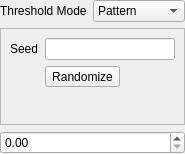
<?xml version="1.0" encoding="UTF-8"?>
<ui version="4.0">
 <class>KisDitherWidget</class>
 <widget class="QWidget" name="KisDitherWidget">
  <property name="geometry">
   <rect>
    <x>0</x>
    <y>0</y>
    <width>185</width>
    <height>154</height>
   </rect>
  </property>
  <property name="windowTitle">
   <string>KisDitherWidget</string>
  </property>
  <layout class="QFormLayout" name="formLayout">
   <property name="leftMargin">
    <number>0</number>
   </property>
   <property name="topMargin">
    <number>0</number>
   </property>
   <property name="rightMargin">
    <number>0</number>
   </property>
   <property name="bottomMargin">
    <number>0</number>
   </property>
   <item row="1" column="0">
    <widget class="QLabel" name="thresholdModeLabel">
     <property name="sizePolicy">
      <sizepolicy hsizetype="Fixed" vsizetype="Preferred">
       <horstretch>0</horstretch>
       <verstretch>0</verstretch>
      </sizepolicy>
     </property>
     <property name="text">
      <string>Threshold Mode</string>
     </property>
     <property name="buddy">
      <cstring>thresholdModeComboBox</cstring>
     </property>
    </widget>
   </item>
   <item row="1" column="1">
    <widget class="QComboBox" name="thresholdModeComboBox">
     <item>
      <property name="text">
       <string>Pattern</string>
      </property>
     </item>
     <item>
      <property name="text">
       <string>Noise</string>
      </property>
     </item>
    </widget>
   </item>
   <item row="3" column="0" colspan="2">
    <widget class="KisDoubleSliderSpinBox" name="spreadSpinBox"/>
   </item>
   <item row="2" column="0" colspan="2">
    <widget class="QStackedWidget" name="thresholdModeStackedWidget">
     <property name="sizePolicy">
      <sizepolicy hsizetype="Preferred" vsizetype="Preferred">
       <horstretch>0</horstretch>
       <verstretch>0</verstretch>
      </sizepolicy>
     </property>
     <property name="frameShape">
      <enum>QFrame::StyledPanel</enum>
     </property>
     <property name="currentIndex">
      <number>1</number>
     </property>
     <property name="prefix" stdset="0">
      <string>Amount:  </string>
     </property>
     <widget class="QWidget" name="patternWidget">
      <layout class="QFormLayout" name="formLayout_2">
       <item row="0" column="0">
        <widget class="QLabel" name="patternLabel">
         <property name="sizePolicy">
          <sizepolicy hsizetype="Fixed" vsizetype="Preferred">
           <horstretch>0</horstretch>
           <verstretch>0</verstretch>
          </sizepolicy>
         </property>
         <property name="text">
          <string>Pattern</string>
         </property>
         <property name="buddy">
          <cstring>patternIconWidget</cstring>
         </property>
        </widget>
       </item>
       <item row="0" column="1">
        <widget class="KisIconWidget" name="patternIconWidget">
         <property name="text">
          <string>...</string>
         </property>
        </widget>
       </item>
       <item row="1" column="0">
        <widget class="QLabel" name="patternValueModeLabel">
         <property name="text">
          <string>Value Mode</string>
         </property>
         <property name="buddy">
          <cstring>patternValueModeComboBox</cstring>
         </property>
        </widget>
       </item>
       <item row="1" column="1">
        <widget class="QComboBox" name="patternValueModeComboBox">
         <item>
          <property name="text">
           <string>Auto</string>
          </property>
         </item>
         <item>
          <property name="text">
           <string comment="Name of Dither pattern value mode - Lightness">Lightness</string>
          </property>
         </item>
         <item>
          <property name="text">
           <string comment="Name of Dither pattern value mode - Alpha">Alpha</string>
          </property>
         </item>
        </widget>
       </item>
      </layout>
     </widget>
     <widget class="QWidget" name="noiseWidget">
      <layout class="QFormLayout" name="formLayout_5">
       <item row="0" column="0">
        <widget class="QLabel" name="noiseSeedLabel">
         <property name="text">
          <string>Seed</string>
         </property>
         <property name="buddy">
          <cstring>noiseSeedLineEdit</cstring>
         </property>
        </widget>
       </item>
       <item row="0" column="1">
        <widget class="QLineEdit" name="noiseSeedLineEdit"/>
       </item>
       <item row="1" column="1">
        <widget class="QToolButton" name="noiseSeedRandomizeButton">
         <property name="text">
          <string>Randomize</string>
         </property>
         <property name="toolButtonStyle">
          <enum>Qt::ToolButtonTextOnly</enum>
         </property>
        </widget>
       </item>
      </layout>
     </widget>
    </widget>
   </item>
  </layout>
 </widget>
 <customwidgets>
  <customwidget>
   <class>KisIconWidget</class>
   <extends>QToolButton</extends>
   <header location="global">kis_iconwidget.h</header>
  </customwidget>
  <customwidget>
   <class>KisDoubleSliderSpinBox</class>
   <extends>QDoubleSpinBox</extends>
   <header location="global">kis_slider_spin_box.h</header>
  </customwidget>
 </customwidgets>
 <tabstops>
  <tabstop>thresholdModeComboBox</tabstop>
  <tabstop>patternIconWidget</tabstop>
  <tabstop>patternValueModeComboBox</tabstop>
  <tabstop>noiseSeedLineEdit</tabstop>
  <tabstop>noiseSeedRandomizeButton</tabstop>
 </tabstops>
 <resources/>
 <connections>
  <connection>
   <sender>thresholdModeComboBox</sender>
   <signal>currentIndexChanged(int)</signal>
   <receiver>thresholdModeStackedWidget</receiver>
   <slot>setCurrentIndex(int)</slot>
   <hints>
    <hint type="sourcelabel">
     <x>180</x>
     <y>11</y>
    </hint>
    <hint type="destinationlabel">
     <x>185</x>
     <y>36</y>
    </hint>
   </hints>
  </connection>
  <connection>
   <sender>thresholdModeStackedWidget</sender>
   <signal>currentChanged(int)</signal>
   <receiver>thresholdModeComboBox</receiver>
   <slot>setCurrentIndex(int)</slot>
   <hints>
    <hint type="sourcelabel">
     <x>242</x>
     <y>96</y>
    </hint>
    <hint type="destinationlabel">
     <x>239</x>
     <y>17</y>
    </hint>
   </hints>
  </connection>
 </connections>
</ui>
